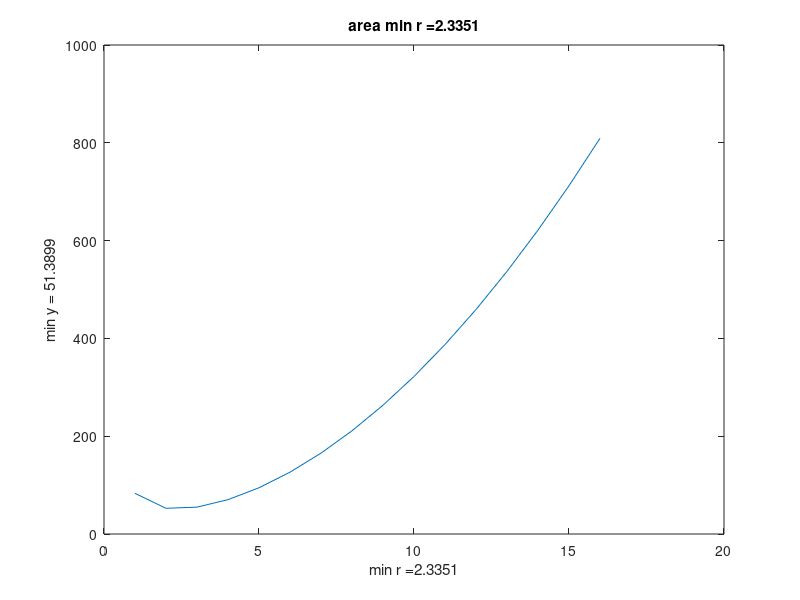

Write the MATLAB code that produced this figure.
% Title.          Área mínima lata de chocolate 
% Description     es un código para el área de una lata de 400g en su interior 
% Author           Adriana Trejo Patricio, jafet Martinez Meza ,
% Date.           202123653, 202123172
% Version.        1.1
% Usage 
% Notes.         Aprende bien a hace funciones 
% limpiar variables
clear
% Ejemplo mínimo de material para envase cilindrico
% Rango de 1..16 en i = 1
r=1:1:16;
% Valor de la funcion
ar=@(r) (pi()*(r.^2)) + (80./(r));
% función plotear
y = (pi()*(r.^2)) + (80./(r));
%función para determinar valor mínino
resr = fminbnd(ar,1,16);
%Dibujar x.y
plot(r, y)
%titulo 
title(['area min r =' num2str(resr)] );
% etiqueta para x
xlabel(['min r =' num2str(resr)]);
% etiquta para y 
ylabel(['min y = ' num2str( ar(resr) )] );
